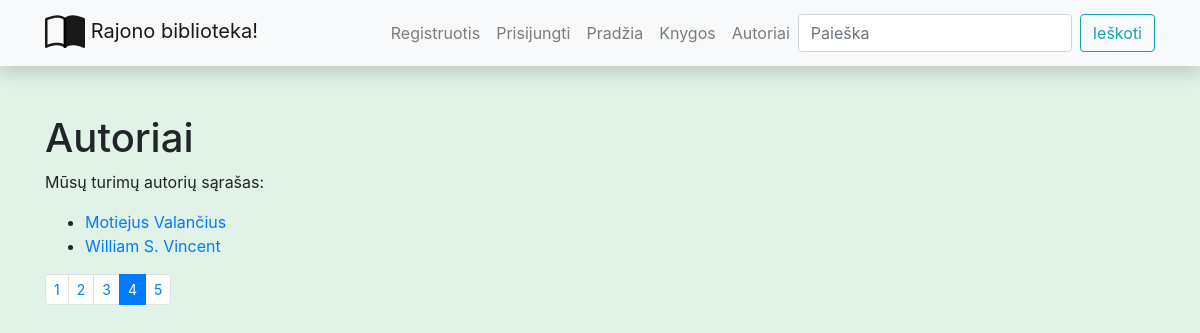
The page /library/authors/?page=4 on the database its author committed.
### libraryapp/models.py (models this page shows, shortened)
class Author(models.Model):
    first_name = models.CharField('Vardas', max_length=100)
    last_name = models.CharField('Pavardė', max_length=100)
    description = HTMLField()
    class Meta:  # globalūs nuostatai lentelei(ordering - rikiavimas)
        ordering = ('last_name', 'first_name')

### libraryapp/views.py (the view)
# urls.py: path('authors/', views.get_authors, name='authors-all'),
def get_authors(request):
    authors = Author.objects.all()
    paginator = Paginator(authors, 2)
    page_number = request.GET.get('page')
    paged_authors = paginator.get_page(page_number)  # porcijos nr
    context = {
        'authors': paged_authors
    }
    return render(request, 'authors.html', context=context)

### libraryapp/templates/authors.html
{% extends "base.html" %}
{% block content %}
<h1>Autoriai</h1>
<p>Mūsų turimų autorių sąrašas:</p>
<ul>
    {% for author_obj in authors %}
    <li><a href="{% url 'author-one' author_obj.id %}">
        {{ author_obj.first_name }} {{ author_obj.last_name }}</a></li>
    {% endfor %}
</ul>
{% if authors.has_other_pages %}
<ul class="pagination pagination-sm">
{% for nr in authors.paginator.page_range %}
    {% if authors.number == nr %}
        <li class="page-item active">
            <a class="page-link">{{ nr }}</a>
        </li>
    {% else %}
        <li class="page-item">
            <a class="page-link" href="?page={{ nr }}">{{ nr }}</a>
        </li>
    {% endif %}
{% endfor %}
</ul>
{% endif %}
{% endblock %}

### libraryapp/static/css/styles.css (style rules this page uses)
body { background-color: #e1f2e6; }

### rows shown on the page
Author: first_name "Motiejus", last_name "Valančius"
Author: first_name "William S.", last_name "Vincent"

### other values the page prints
{{ nr }} "1" "2" "3" "5"
{{ nr }} "4"
